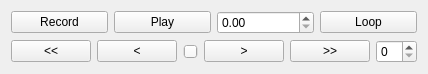
<?xml version="1.0" encoding="UTF-8"?>
<ui version="4.0">
 <class>recording</class>
 <widget class="QWidget" name="recording">
  <property name="geometry">
   <rect>
    <x>0</x>
    <y>0</y>
    <width>424</width>
    <height>69</height>
   </rect>
  </property>
  <property name="windowTitle">
   <string>Form</string>
  </property>
  <layout class="QGridLayout" name="gridLayout">
   <item row="0" column="0" colspan="2">
    <layout class="QHBoxLayout" name="horizontalLayout_2">
     <item>
      <widget class="QPushButton" name="pushButtonRecord">
       <property name="toolTip">
        <string>Record live images</string>
       </property>
       <property name="text">
        <string>Record</string>
       </property>
       <property name="checkable">
        <bool>true</bool>
       </property>
      </widget>
     </item>
     <item>
      <widget class="QPushButton" name="pushButtonPlay">
       <property name="toolTip">
        <string>Play back recorded images</string>
       </property>
       <property name="text">
        <string>Play</string>
       </property>
       <property name="checkable">
        <bool>true</bool>
       </property>
      </widget>
     </item>
     <item>
      <widget class="QDoubleSpinBox" name="doubleSpinBoxPlaybackRate"/>
     </item>
     <item>
      <widget class="QPushButton" name="pushButtonLoop">
       <property name="toolTip">
        <string>Loop when playing back</string>
       </property>
       <property name="text">
        <string>Loop</string>
       </property>
       <property name="checkable">
        <bool>true</bool>
       </property>
      </widget>
     </item>
    </layout>
   </item>
   <item row="1" column="0">
    <layout class="QHBoxLayout" name="horizontalLayout">
     <item>
      <widget class="QPushButton" name="pushButtonFirstImage">
       <property name="toolTip">
        <string>Earliest recorded image</string>
       </property>
       <property name="text">
        <string>&lt;&lt;</string>
       </property>
      </widget>
     </item>
     <item>
      <widget class="QPushButton" name="pushButtonPreviousImage">
       <property name="toolTip">
        <string>Earliest recorded image</string>
       </property>
       <property name="text">
        <string>&lt;</string>
       </property>
      </widget>
     </item>
     <item>
      <widget class="QSlider" name="horizontalSliderPosition">
       <property name="toolTip">
        <string>Position in recorded images</string>
       </property>
       <property name="orientation">
        <enum>Qt::Horizontal</enum>
       </property>
      </widget>
     </item>
     <item>
      <widget class="QPushButton" name="pushButtonNextImage">
       <property name="toolTip">
        <string>latest recorded image</string>
       </property>
       <property name="text">
        <string>&gt;</string>
       </property>
      </widget>
     </item>
     <item>
      <widget class="QPushButton" name="pushButtonLastImage">
       <property name="toolTip">
        <string>latest recorded image</string>
       </property>
       <property name="text">
        <string>&gt;&gt;</string>
       </property>
      </widget>
     </item>
    </layout>
   </item>
   <item row="1" column="1">
    <widget class="QSpinBox" name="spinBoxMaxImages"/>
   </item>
  </layout>
 </widget>
 <resources/>
 <connections/>
</ui>
